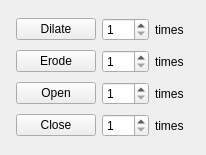
<?xml version="1.0" encoding="UTF-8"?>
<ui version="4.0">
 <class>DialogSurfaceLabelOperations</class>
 <widget class="QDialog" name="DialogSurfaceLabelOperations">
  <property name="geometry">
   <rect>
    <x>0</x>
    <y>0</y>
    <width>321</width>
    <height>196</height>
   </rect>
  </property>
  <property name="windowTitle">
   <string>Surface Label</string>
  </property>
  <layout class="QVBoxLayout" name="verticalLayout">
   <property name="sizeConstraint">
    <enum>QLayout::SetFixedSize</enum>
   </property>
   <item>
    <spacer name="verticalSpacer_2">
     <property name="orientation">
      <enum>Qt::Vertical</enum>
     </property>
     <property name="sizeHint" stdset="0">
      <size>
       <width>20</width>
       <height>5</height>
      </size>
     </property>
    </spacer>
   </item>
   <item>
    <layout class="QHBoxLayout" name="horizontalLayout">
     <item>
      <spacer name="horizontalSpacer">
       <property name="orientation">
        <enum>Qt::Horizontal</enum>
       </property>
       <property name="sizeHint" stdset="0">
        <size>
         <width>5</width>
         <height>20</height>
        </size>
       </property>
      </spacer>
     </item>
     <item>
      <widget class="QWidget" name="widgetDilateErode" native="true">
       <property name="minimumSize">
        <size>
         <width>0</width>
         <height>20</height>
        </size>
       </property>
       <layout class="QGridLayout" name="gridLayout_2">
        <property name="leftMargin">
         <number>0</number>
        </property>
        <property name="topMargin">
         <number>2</number>
        </property>
        <property name="rightMargin">
         <number>6</number>
        </property>
        <property name="bottomMargin">
         <number>2</number>
        </property>
        <property name="verticalSpacing">
         <number>9</number>
        </property>
        <item row="2" column="0">
         <widget class="QPushButton" name="pushButtonOpen">
          <property name="text">
           <string>Open</string>
          </property>
          <property name="autoDefault">
           <bool>false</bool>
          </property>
         </widget>
        </item>
        <item row="3" column="2">
         <widget class="QLabel" name="label_5">
          <property name="text">
           <string>times</string>
          </property>
         </widget>
        </item>
        <item row="0" column="1">
         <widget class="QSpinBox" name="spinBoxDilateTimes">
          <property name="minimum">
           <number>1</number>
          </property>
          <property name="maximum">
           <number>100</number>
          </property>
         </widget>
        </item>
        <item row="2" column="2">
         <widget class="QLabel" name="label_4">
          <property name="text">
           <string>times</string>
          </property>
         </widget>
        </item>
        <item row="0" column="2">
         <widget class="QLabel" name="label_2">
          <property name="text">
           <string>times</string>
          </property>
         </widget>
        </item>
        <item row="1" column="0">
         <widget class="QPushButton" name="pushButtonErode">
          <property name="text">
           <string>Erode</string>
          </property>
          <property name="autoDefault">
           <bool>false</bool>
          </property>
         </widget>
        </item>
        <item row="1" column="2">
         <widget class="QLabel" name="label_3">
          <property name="text">
           <string>times</string>
          </property>
         </widget>
        </item>
        <item row="3" column="1">
         <widget class="QSpinBox" name="spinBoxCloseTimes">
          <property name="minimum">
           <number>1</number>
          </property>
          <property name="maximum">
           <number>100</number>
          </property>
         </widget>
        </item>
        <item row="1" column="1">
         <widget class="QSpinBox" name="spinBoxErodeTimes">
          <property name="minimum">
           <number>1</number>
          </property>
          <property name="maximum">
           <number>100</number>
          </property>
         </widget>
        </item>
        <item row="3" column="0">
         <widget class="QPushButton" name="pushButtonClose">
          <property name="text">
           <string>Close</string>
          </property>
          <property name="autoDefault">
           <bool>false</bool>
          </property>
         </widget>
        </item>
        <item row="2" column="1">
         <widget class="QSpinBox" name="spinBoxOpenTimes">
          <property name="minimum">
           <number>1</number>
          </property>
          <property name="maximum">
           <number>100</number>
          </property>
         </widget>
        </item>
        <item row="0" column="0">
         <widget class="QPushButton" name="pushButtonDilate">
          <property name="text">
           <string>Dilate</string>
          </property>
          <property name="autoDefault">
           <bool>false</bool>
          </property>
         </widget>
        </item>
       </layout>
      </widget>
     </item>
     <item>
      <spacer name="horizontalSpacer_2">
       <property name="orientation">
        <enum>Qt::Horizontal</enum>
       </property>
       <property name="sizeHint" stdset="0">
        <size>
         <width>5</width>
         <height>20</height>
        </size>
       </property>
      </spacer>
     </item>
    </layout>
   </item>
   <item>
    <spacer name="verticalSpacer">
     <property name="orientation">
      <enum>Qt::Vertical</enum>
     </property>
     <property name="sizeHint" stdset="0">
      <size>
       <width>20</width>
       <height>5</height>
      </size>
     </property>
    </spacer>
   </item>
  </layout>
 </widget>
 <resources/>
 <connections/>
</ui>
